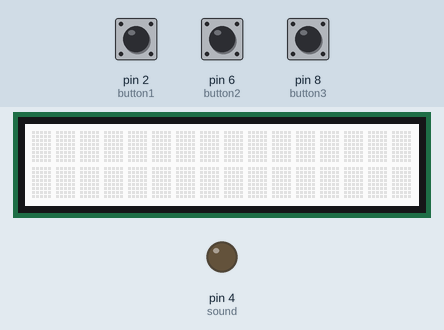
The sketch below on a simulated Arduino Uno, built with avr-gcc and run on an emulated ATmega328P. On the bench: 16×2 character LCD, output pins drawn as LEDs (lit = HIGH). The inputs (shaded band) are chosen by the test bench; at power-on: pin 2 (button1) LOW, pin 6 (button2) LOW, pin 8 (button3) LOW. What the sketch prints to the serial monitor is not drawn.

Above: at 1.2 s.
1.3 s: pin 2 (button1) pulled HIGH for 0.15 s
At 3.1 s:
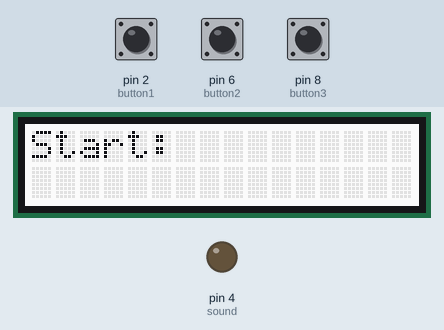
4.4 s: pin 6 (button2) pulled HIGH for 0.15 s
At 4.9 s:
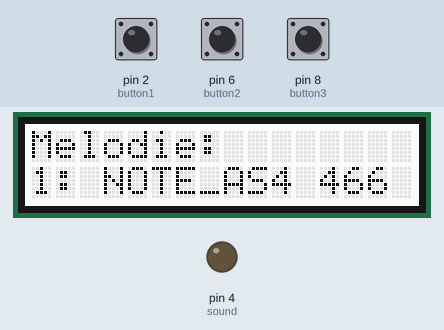
7.5 s: pin 6 (button2) pulled HIGH for 1 s
At 9.3 s:
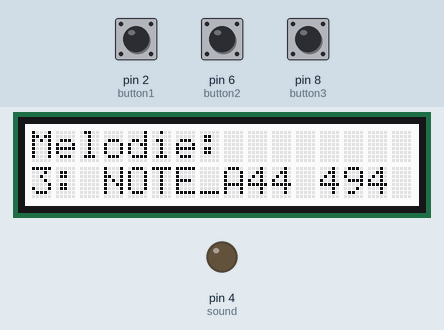
Timing chart, 0 to 10.8 s (numbered marks = the images above; inputs shaded):
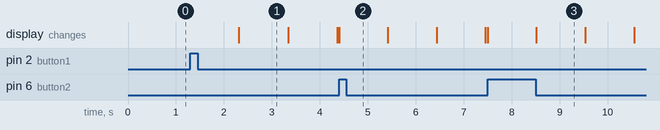

Measured:
- after the input at 1.3 s, the display: changes after 1.0 s (image 1)
- what the display in image 1 shows lasts 1.0 s, from 2.3 s to 3.3 s

The sketch:

main.ino
```cpp
int noten2[] = {
440,
466,
494,
523,
554,
587,
622,
659,
698,
740,
784,
831,
880,
932,
988,
1047,
1109,
1175,
1245,
1319,
1397,
1480,
1568,
1661,
1760,
1865,
1976,
2093,
2217,
2349,
2489,
2637,
2794,
2960,
3136,
3322,
3520,
3729,
3951,
4186,
4435,
4699,
4978,
  };

String noten[] = {
"NOTE_A4",
"NOTE_AS4",
"NOTE_B4",
"NOTE_C5",
"NOTE_CS5",
"NOTE_D5",
"NOTE_DS5",
"NOTE_E5",
"NOTE_F5",
"NOTE_FS5",
"NOTE_G5",
"NOTE_GS5",
"NOTE_A5",
"NOTE_AS5",
"NOTE_B5",
"NOTE_C6",
"NOTE_CS6",
"NOTE_D6",
"NOTE_DS6",
"NOTE_E6",
"NOTE_F6",
"NOTE_FS6",
"NOTE_G6",
"NOTE_GS6",
"NOTE_A6",
"NOTE_AS6",
"NOTE_B6",
"NOTE_C7",
"NOTE_CS7",
"NOTE_D7",
"NOTE_DS7",
"NOTE_E7",
"NOTE_F7",
"NOTE_FS7",
"NOTE_G7",
"NOTE_GS7",
"NOTE_A7",
"NOTE_AS7",
"NOTE_B7",
"NOTE_C8",
"NOTE_CS8",
"NOTE_D8",
"NOTE_DS8",
  };


int melody[] = {
  noten2[1], noten2[1],noten2[1], noten2[1], noten2[1], noten2[1], noten2[1], noten2[1], noten2[1], noten2[1], noten2[1], noten2[1], noten2[1], noten2[1], noten2[1], noten2[1]
};
int Abstande[] = {
  100, 100, 100, 100, 100, 100, 100, 100, 100, 100, 100, 100, 100, 100, 100, 100
};

const int sound = 4; // sound in 4
int buttonState = 0;
int buttonState2 = 0;
int buttonState3 = 0;
int Temp = 0;
int TempAbstand = 0;
bool istwahr = true;
bool TempAuswahl = false;
int Tempnote = 0;
const int button1 = 2; // button in 2
const int button2 = 6; // button in 2
const int button3 = 8; // button in 2

#include <Wire.h>
#include "rgb_lcd.h"

rgb_lcd lcd;

void setup() {
  // put your setup code here, to run once:
  pinMode(sound,OUTPUT);
  pinMode(button1,INPUT);
  pinMode(button2,INPUT);
  pinMode(button3,INPUT);
  Serial.begin(9600);
  lcd.begin(16, 2);
}

void loop() {
  // put your main code here, to run repeatedly:
  buttonState = digitalRead(button1);
  buttonState2 = digitalRead(button2);
  buttonState3 = digitalRead(button3);

  if(buttonState == HIGH){
    TempAuswahl = true;
    delay(1000);
    Serial.println("Start:");
    lcd.clear();
    lcd.print("Start: ");
    for(int x = 0; x < 1000; x++){
      buttonState = digitalRead(button1);
      if(buttonState == HIGH){
        Serial.println("Abstände");
        lcd.clear();
        lcd.print("Abstaende: ");
        for(int y = 0; y < 16; y++){
          delay(1000);
          istwahr = true;
          lcd.setCursor(0, 1);
          Serial.println(String(y + 1) + ":");
          lcd.print(String(y + 1) + ":");
          TempAbstand = 0;
          while(istwahr){
            Serial.println(String(TempAbstand));
            lcd.setCursor(3, 1);
            lcd.print(String(TempAbstand));
            buttonState2 = digitalRead(button2);
            if(buttonState2 == HIGH){
              istwahr = false;
              Abstande[y] = TempAbstand;
            }
            TempAbstand++;
          }
        }
        TempAuswahl = false;
      }
      delay(1);
    }
    if(TempAuswahl){
      Serial.println("Melodie");
      lcd.clear();
      lcd.print("Melodie: ");
      for(int i = 0; i < 16; i++){
            Serial.println(String(i + 1) + ":");
            lcd.setCursor(0, 1);
            lcd.print(String(i + 1) + ":");
            Tempnote = 0;
            Temp = 0;
            while(Temp == 0){
              Serial.println(noten[Tempnote]);
              lcd.setCursor(3, 1);
              lcd.print(noten[Tempnote]);
              int j = 0;
              while(j < 1000){
                buttonState2 = digitalRead(button2);
                if(buttonState2 == HIGH){
                  Temp++;
                  j = 1001;
                  melody[i] = noten2[Tempnote];
                  Serial.println(melody[i]);
                  lcd.setCursor(12, 1);
                  lcd.print(melody[i]);
                  delay(1000);
                }
                delay(1);
                j++;
              }
              Tempnote++;
            }

        }
    }
  }


  if(buttonState3 == HIGH){
   for(int x = 0; x < 16; x++){
     tone(sound, melody[x], 500);
     delay(500 + Abstande[x]);
   }
  }
}
```
